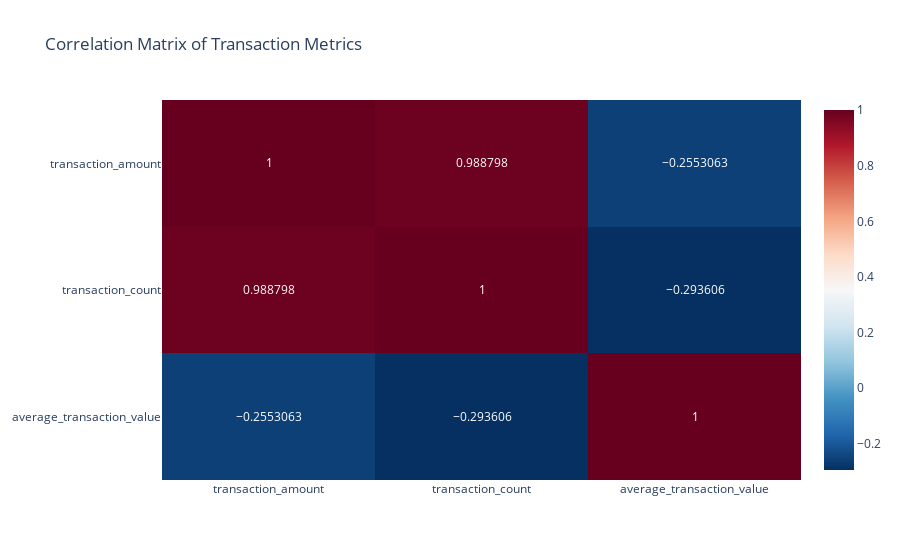

Notebook cell for this chart:
### Markdown cell above
Correlation Analysis of Key Metrics

### Code cell
# --- Calculate the Correlation Matrix ---

# Select only the numerical columns for correlation analysis
correlation_data = state_summary[['transaction_amount', 'transaction_count', 'average_transaction_value']]

# Calculate the correlation matrix
correlation_matrix = correlation_data.corr()

# Print the correlation matrix for reference
print("Correlation Matrix:")
print(correlation_matrix)


# --- Visualize the Correlation Matrix with a Heatmap ---

# Create the heatmap
fig_corr_heatmap = px.imshow(
    correlation_matrix,
    text_auto=True,  # Automatically display the correlation values on the heatmap
    aspect="auto",
    color_continuous_scale='RdBu_r', # Use a diverging color scale for better interpretation
    title='Correlation Matrix of Transaction Metrics'
)

fig_corr_heatmap.show()

### Figure 1 — Plotly figure (JSON) as saved in the notebook; plotly's stock layout.template omitted (floating-point values rounded to 4 significant figures)
{"data": [{"coloraxis": "coloraxis", "hovertemplate": "x: %{x}<br>y: %{y}<br>color: %{z}<extra></extra>", "name": "0", "texttemplate": "%{z}", "type": "heatmap", "x": ["transaction_amount", "transaction_count", "average_transaction_value"], "xaxis": "x", "y": ["transaction_amount", "transaction_count", "average_transaction_value"], "yaxis": "y", "z": [[1, 0.9888, -0.2553], [0.9888, 1, -0.2936], [-0.2553, -0.2936, 1]]}], "layout": {"coloraxis": {"colorscale": [[0, "rgb(5,48,97)"], [0.1, "rgb(33,102,172)"], [0.2, "rgb(67,147,195)"], [0.3, "rgb(146,197,222)"], [0.4, "rgb(209,229,240)"], [0.5, "rgb(247,247,247)"], [0.6, "rgb(253,219,199)"], [0.7, "rgb(244,165,130)"], [0.8, "rgb(214,96,77)"], [0.9, "rgb(178,24,43)"], [1, "rgb(103,0,31)"]]}, "title": {"text": "Correlation Matrix of Transaction Metrics"}, "xaxis": {"anchor": "y", "domain": [0, 1]}, "yaxis": {"anchor": "x", "autorange": "reversed", "domain": [0, 1]}}}
